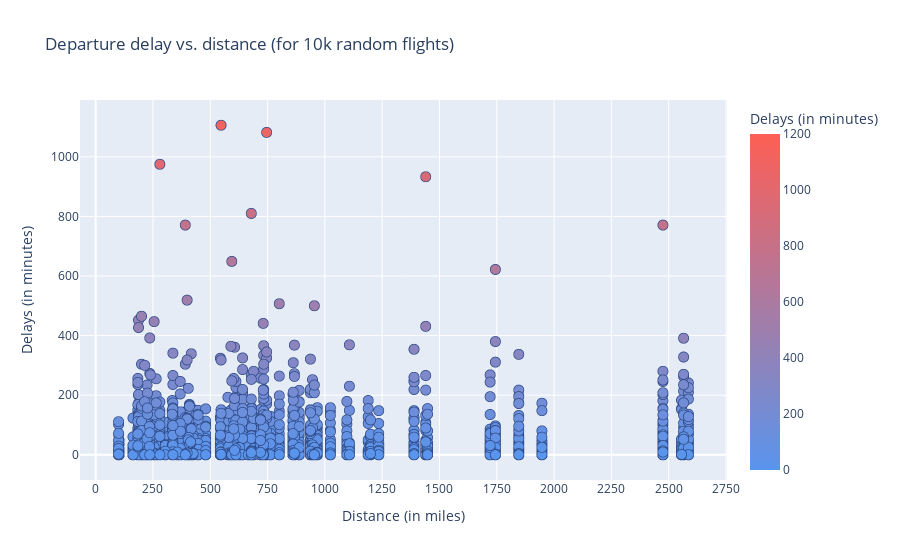

This figure's notebook cell:
### Markdown cell above
> Tworzę wykres dla 10 000 losowych wierszy z tabeli `flight_df`

### Code cell
sample_df = flight_df.sample(n=10000, random_state=1) # te same losowe próbki za każdym razem jak uruchomię kod - utrzymanie spójności wyników

fig = px.scatter(sample_df, 
                 x='distance',
                 y='dep_delay',
                 color='dep_delay',
                 color_continuous_scale=['#5995ED', '#FE5F55'],
                 color_continuous_midpoint=600,
                 title='Departure delay vs. distance (for 10k random flights)',
                 labels={'distance': 'Distance (in miles)', 'dep_delay': 'Delays (in minutes)'},
                )
fig.update_traces(marker_size=10, marker_line_width=0.7, marker_line_color = '#304C89') 
fig.update_layout(xaxis = dict( tickvals = [i for i in range(0, int(sample_df['distance'].max())+250,250)],
                            ),
                  hoverlabel=dict(bgcolor="white"),
                  hoverlabel_align = 'auto'
                                            )
fig.show()

### Figure 1 — Plotly figure (JSON) as saved in the notebook; plotly's stock layout.template omitted (floating-point values rounded to 4 significant figures; data arrays with more than 128 entries replaced by an {"elided": "..."} marker saying what was removed)
{"data": [{"hovertemplate": "Distance (in miles)=%{x}<br>Delays (in minutes)=%{marker.color}<extra></extra>", "legendgroup": "", "marker": {"color": {"elided": "10000 int values"}, "coloraxis": "coloraxis", "line": {"color": "#304C89", "width": 0.7}, "size": 10, "symbol": "circle"}, "mode": "markers", "name": "", "showlegend": false, "type": "scattergl", "x": {"elided": "10000 int values"}, "xaxis": "x", "y": {"elided": "10000 int values"}, "yaxis": "y"}], "layout": {"coloraxis": {"cmid": 600, "colorbar": {"title": {"text": "Delays (in minutes)"}}, "colorscale": [[0, "#5995ED"], [1, "#FE5F55"]]}, "hoverlabel": {"align": "auto", "bgcolor": "white"}, "legend": {"tracegroupgap": 0}, "title": {"text": "Departure delay vs. distance (for 10k random flights)"}, "xaxis": {"anchor": "y", "domain": [0, 1], "tickvals": [0, 250, 500, 750, 1000, 1250, 1500, 1750, 2000, 2250, 2500, 2750], "title": {"text": "Distance (in miles)"}}, "yaxis": {"anchor": "x", "domain": [0, 1], "title": {"text": "Delays (in minutes)"}}}}
